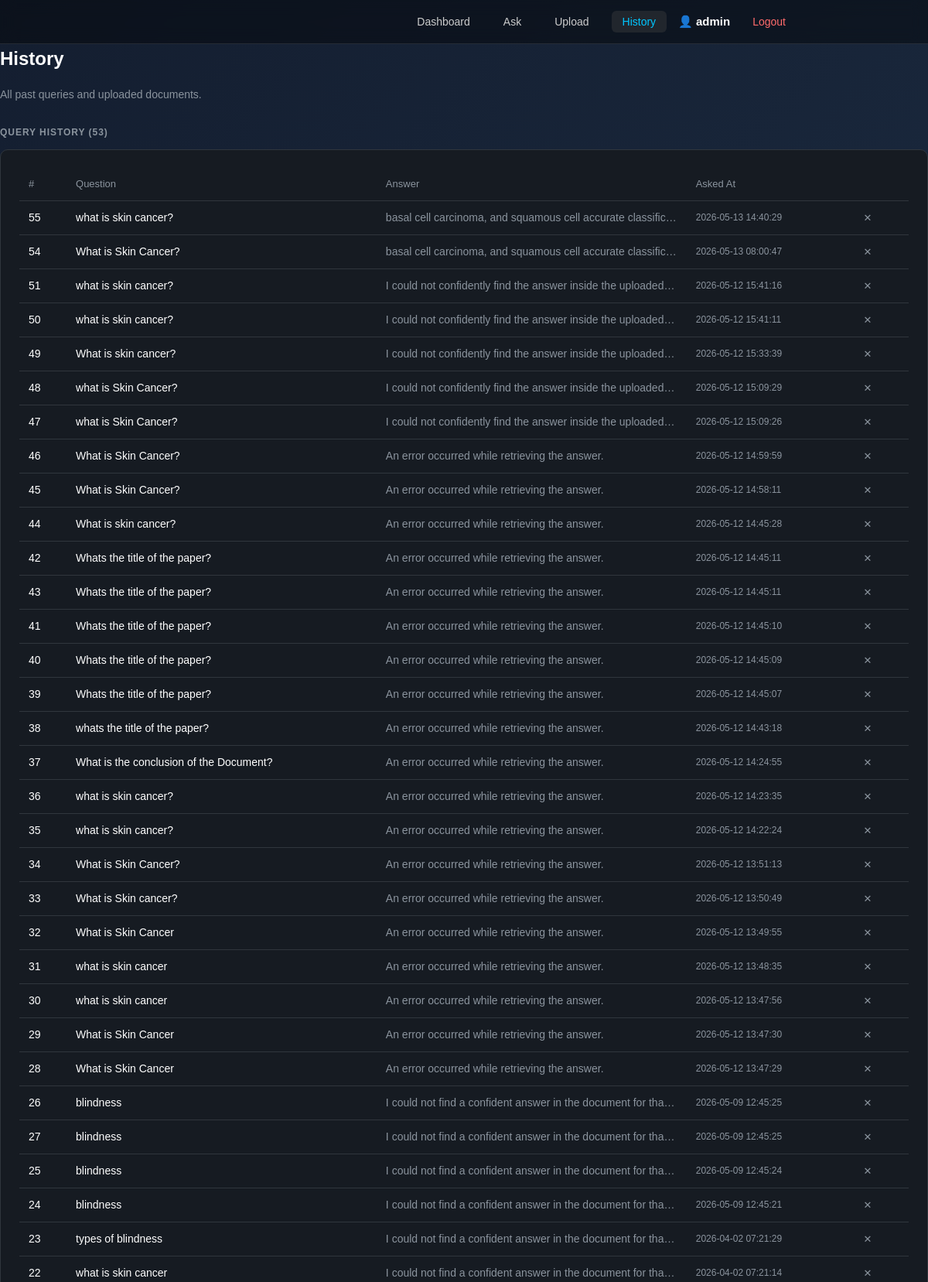
The page /history (signed in, upper part) on the database its author committed.
### tables this page shows
CREATE TABLE queries (
                    id         INTEGER PRIMARY KEY AUTOINCREMENT,
                    query      TEXT NOT NULL,
                    answer     TEXT,
                    created_at TIMESTAMP DEFAULT CURRENT_TIMESTAMP
                );

### routes/history_routes.py (the view)
@history_bp.route("/history")
def history():
    queries   = db.get_queries()
    documents = db.get_documents()
    return render_template("history.html", queries=queries, documents=documents)

### database/db.py (called while the page is built)
    def get_documents(self):
        try:
            cursor = self.conn.cursor()
            cursor.execute(
                """
                SELECT
                    id,
                    file_name,
                    file_path,
                    upload_date

                FROM documents

                ORDER BY upload_date DESC
                """
            )
            return cursor.fetchall()
        except Exception as e:
            print("Error fetching documents:", e)
            return []

    def get_queries(self):
        try:
            cursor = self.conn.cursor()
            cursor.execute(
                """
                SELECT
                    id,
                    query,
                    answer,
                    created_at

                FROM queries

                ORDER BY created_at DESC
                """
            )
            return cursor.fetchall()
        except Exception as e:
            print("Error fetching queries:", e)
            return []

### templates/history.html (shortened to what this page needs)
{% extends "base.html" %}
{% block content %}
<div class="page-header">
    <h1 class="page-title">History</h1>
    <p class="page-subtitle">All past queries and uploaded documents.</p>
</div>
<div class="section-label">Query History ({{ queries|length }})</div>
{% if queries %}
<div class="card">
    <div class="table-wrap">
        <table class="data-table">
            <thead>
                <tr><th>#</th><th>Question</th><th>Answer</th><th>Asked At</th><th></th></tr>
            </thead>
            <tbody>
                {% for q in queries %}
                <tr>
                    <td>{{ q[0] }}</td>
                    <td class="td-question">{{ q[1] }}</td>
                    <td class="td-answer">{{ q[2] }}</td>
                    <td class="td-date">{{ q[3] }}</td>
                    <td>
                        <form method="POST" action="{{ url_for('history_bp.delete_query', query_id=q[0]) }}"
                              onsubmit="return confirm('Delete this query?')">
                            <button type="submit" class="btn-delete" title="Delete">&#x2715;</button>
                        </form>
                    </td>
                </tr>
                {% endfor %}
            </tbody>
        </table>
    </div>
</div>
{% else %}
<div class="empty-state"><p>No queries yet. <a href="{{ url_for('query_bp.home') }}">Ask something!</a></p></div>
{% endif %}
{% endblock %}

### static/css/style.css (style rules this page uses)
*, *::before, *::after { margin: 0; padding: 0; box-sizing: border-box; }
:root { --bg: #0d1117; --bg2: #161b22; --bg3: #21262d; --border: #30363d; --text: #e6edf3; --text2: #8b949e; --accent: #2f81f7; --accent-h: #388bfd; --success: #3fb950; --danger: #f85149; --warn: #d29922; --radius: 10px; --radius-sm: 6px; --shadow: 0 4px 24px rgba(0,0,0,0.4); }
body { font-family: -apple-system, BlinkMacSystemFont, "Segoe UI", Roboto, sans-serif; background: var(--bg); color: var(--text); min-height: 100vh; display: flex; flex-direction: column; font-size: 15px; line-height: 1.6; }
.page-header { margin-bottom: 1.75rem; display: flex; align-items: baseline; justify-content: space-between; flex-wrap: wrap; gap: 12px; }
.page-title { font-size: 1.5rem; font-weight: 600; }
.page-subtitle { color: var(--text2); font-size: 14px; margin-top: 4px; width: 100%; }
.section-label { font-size: 12px; font-weight: 600; text-transform: uppercase; letter-spacing: 0.08em; color: var(--text2); margin: 1.75rem 0 0.75rem; }
.card { background: var(--bg2); border: 1px solid var(--border); border-radius: var(--radius); padding: 1.5rem; margin-bottom: 1rem; }
.btn-delete { background: none; border: none; color: var(--text2); cursor: pointer; font-size: 13px; padding: 4px 8px; border-radius: var(--radius-sm); transition: color 0.15s, background 0.15s; }
.table-wrap { overflow-x: auto; }
.data-table { width: 100%; border-collapse: collapse; font-size: 14px; }
.data-table th { text-align: left; padding: 10px 12px; border-bottom: 1px solid var(--border); color: var(--text2); font-weight: 500; font-size: 13px; }
.data-table td { padding: 10px 12px; border-bottom: 1px solid var(--border); vertical-align: middle; }
.td-question { max-width: 260px; overflow: hidden; text-overflow: ellipsis; white-space: nowrap; }
.td-answer { max-width: 260px; overflow: hidden; text-overflow: ellipsis; white-space: nowrap; color: var(--text2); }
.td-date { white-space: nowrap; color: var(--text2); font-size: 12px; }

### templates/base.html (style rules this page uses)
body { margin: 0; background: linear-gradient(135deg,#141e30,#243b55); color: white; font-family: Arial; }

### rows shown on the page
queries: id "55", query "what is skin cancer?", answer "basal cell carcinoma, and squamous cell accurate classific…", created_at "2026-05-13 14:40:29"
queries: id "54", query "What is Skin Cancer?", answer "basal cell carcinoma, and squamous cell accurate classific…", created_at "2026-05-13 08:00:47"
queries: id "51", query "what is skin cancer?", answer "I could not confidently find the answer inside the uploaded…", created_at "2026-05-12 15:41:16"
queries: id "50", query "what is skin cancer?", answer "I could not confidently find the answer inside the uploaded…", created_at "2026-05-12 15:41:11"
queries: id "49", query "What is skin cancer?", answer "I could not confidently find the answer inside the uploaded…", created_at "2026-05-12 15:33:39"
queries: id "48", query "what is Skin Cancer?", answer "I could not confidently find the answer inside the uploaded…", created_at "2026-05-12 15:09:29"
queries: id "47", query "what is Skin Cancer?", answer "I could not confidently find the answer inside the uploaded…", created_at "2026-05-12 15:09:26"
queries: id "46", query "What is Skin Cancer?", answer "An error occurred while retrieving the answer.", created_at "2026-05-12 14:59:59"
queries: id "45", query "What is Skin Cancer?", answer "An error occurred while retrieving the answer.", created_at "2026-05-12 14:58:11"
queries: id "44", query "What is skin cancer?", answer "An error occurred while retrieving the answer.", created_at "2026-05-12 14:45:28"
queries: id "42", query "Whats the title of the paper?", answer "An error occurred while retrieving the answer.", created_at "2026-05-12 14:45:11"
queries: id "43", query "Whats the title of the paper?", answer "An error occurred while retrieving the answer.", created_at "2026-05-12 14:45:11"
queries: id "41", query "Whats the title of the paper?", answer "An error occurred while retrieving the answer.", created_at "2026-05-12 14:45:10"
queries: id "40", query "Whats the title of the paper?", answer "An error occurred while retrieving the answer.", created_at "2026-05-12 14:45:09"
queries: id "39", query "Whats the title of the paper?", answer "An error occurred while retrieving the answer.", created_at "2026-05-12 14:45:07"
queries: id "38", query "whats the title of the paper?", answer "An error occurred while retrieving the answer.", created_at "2026-05-12 14:43:18"
queries: id "37", query "What is the conclusion of the Document?", answer "An error occurred while retrieving the answer.", created_at "2026-05-12 14:24:55"
queries: id "36", query "what is skin cancer?", answer "An error occurred while retrieving the answer.", created_at "2026-05-12 14:23:35"
queries: id "35", query "what is skin cancer?", answer "An error occurred while retrieving the answer.", created_at "2026-05-12 14:22:24"
queries: id "34", query "What is Skin Cancer?", answer "An error occurred while retrieving the answer.", created_at "2026-05-12 13:51:13"
queries: id "33", query "What is Skin cancer?", answer "An error occurred while retrieving the answer.", created_at "2026-05-12 13:50:49"
queries: id "32", query "What is Skin Cancer", answer "An error occurred while retrieving the answer.", created_at "2026-05-12 13:49:55"
queries: id "31", query "what is skin cancer", answer "An error occurred while retrieving the answer.", created_at "2026-05-12 13:48:35"
queries: id "30", query "what is skin cancer", answer "An error occurred while retrieving the answer.", created_at "2026-05-12 13:47:56"
queries: id "29", query "What is Skin Cancer", answer "An error occurred while retrieving the answer.", created_at "2026-05-12 13:47:30"
queries: id "28", query "What is Skin Cancer", answer "An error occurred while retrieving the answer.", created_at "2026-05-12 13:47:29"
queries: id "26", query "blindness", answer "I could not find a confident answer in the document for tha…", created_at "2026-05-09 12:45:25"
queries: id "27", query "blindness", answer "I could not find a confident answer in the document for tha…", created_at "2026-05-09 12:45:25"
queries: id "25", query "blindness", answer "I could not find a confident answer in the document for tha…", created_at "2026-05-09 12:45:24"
queries: id "24", query "blindness", answer "I could not find a confident answer in the document for tha…", created_at "2026-05-09 12:45:21"
queries: id "23", query "types of blindness", answer "I could not find a confident answer in the document for tha…", created_at "2026-04-02 07:21:29"
queries: id "22", query "what is skin cancer", answer "I could not find a confident answer in the document for tha…", created_at "2026-04-02 07:21:14"

### other values the page prints
{{ session.get('user') }} "admin"
{{ queries|length }} "53"
